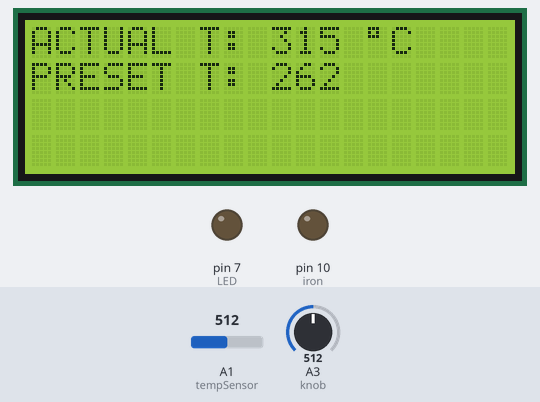
Recording of a sketch running on a simulated Arduino Uno, built with avr-gcc and run on an emulated ATmega328P. Parts: 20×4 character LCD, output pins drawn as LEDs (lit = HIGH). The inputs (shaded band) are chosen by the test bench; at power-on: A1 (tempSensor) = 512, A3 (knob) = 512. What the sketch prints to the serial monitor is not drawn.

Above: at 1.2 s.
1.3 s: A1 (tempSensor) set to 432
At 1.7 s:
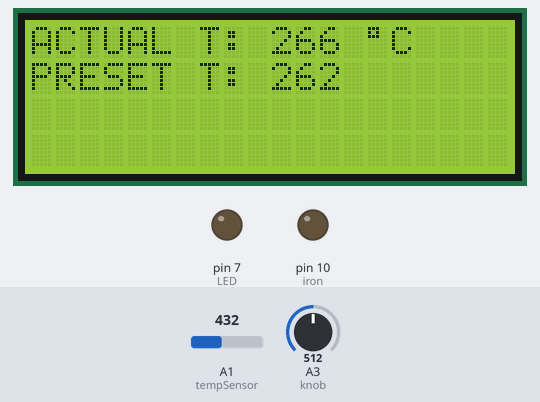
2.8 s: A1 (tempSensor) set to 416
At 3.6 s:
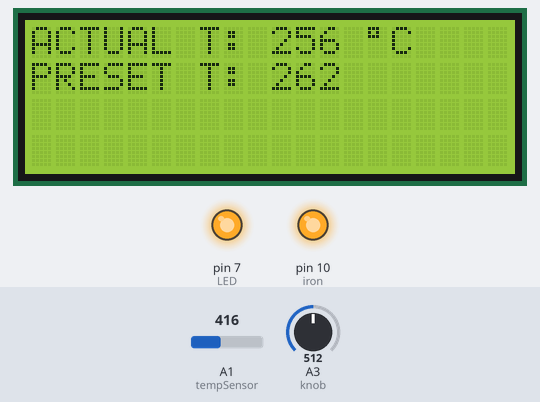
4.3 s: A3 (knob) set to 489
At 5.1 s:
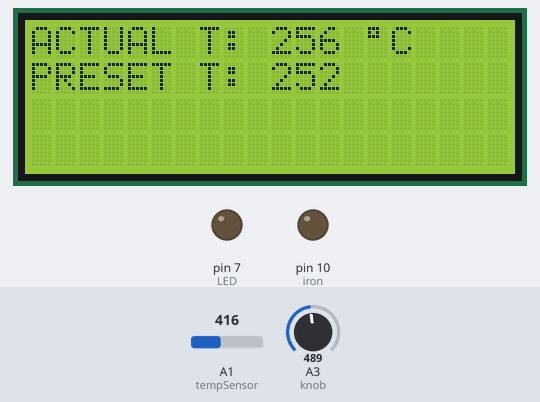
6.2 s: A3 (knob) set to 0
At 7.3 s:
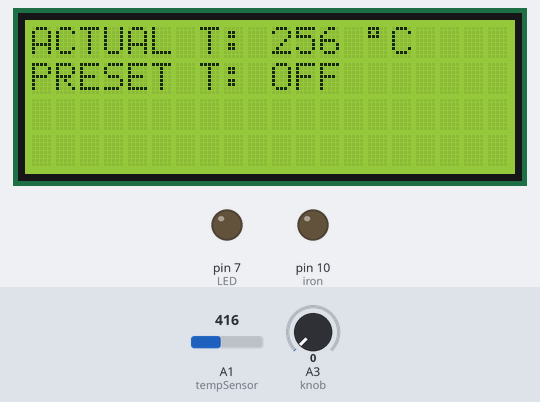
7.7 s: A1 (tempSensor) set to 44
At 8.6 s:
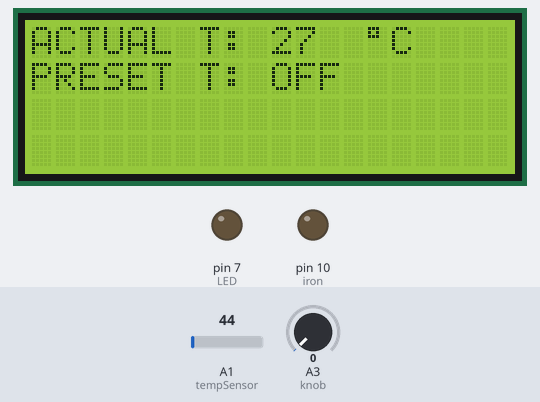
9.2 s: A1 (tempSensor) set to 35
At 10.3 s:
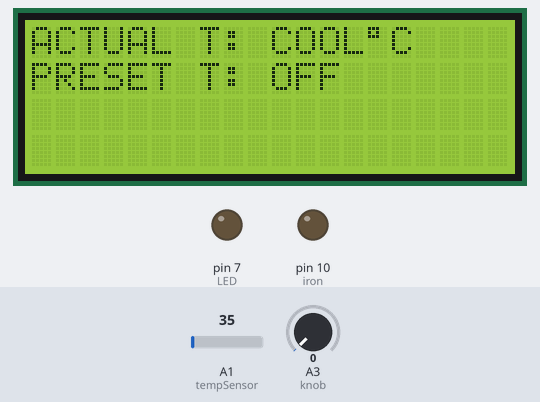
Timing chart, 0 to 11.7 s (numbered marks = the images above; inputs shaded):
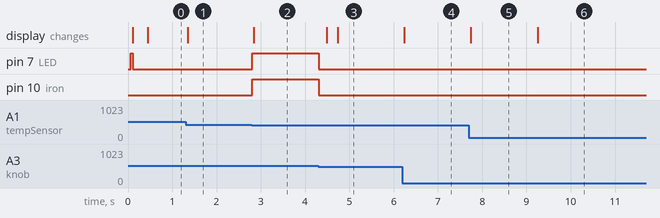

Measured:
- the behaviour switches between 423 and 422 on A1 (tempSensor) (found by bisection; images 1 and 2)
- the behaviour switches between 496 and 495 on A3 (knob) (found by bisection; images 2 and 3)
- the behaviour switches between 41 and 40 on A1 (tempSensor) (found by bisection; images 5 and 6)
- after the input at 1.3 s, the display: changes after 0.05 s (image 1)
- after the input at 2.8 s, pin 7 (LED), pin 10 (iron): LOW → HIGH at once; the display: changes at once (image 2)
- after the input at 4.3 s, pin 7 (LED), pin 10 (iron): HIGH → LOW at once; the display: first changes after 0.19 s (image 3 shows a later state)
- after the input at 6.2 s, the display: changes at once (image 4)
- after the input at 7.7 s, the display: changes at once (image 5)
- after the input at 9.2 s, the display: changes after 0.06 s (image 6)

The sketch:

hakko936.ino
```cpp
// Berreizeta Soldering station for A1322
#include <Wire.h>
#include <LiquidCrystal_I2C.h>
//LiquidCrystal_I2C lcd(0x27, 2, 1, 0, 4, 5, 6, 7, 3, POSITIVE);
// LiquidCrystal_I2C lcd(0x3F, 2, 1, 0, 4, 5, 6, 7, 3, POSITIVE);
LiquidCrystal_I2C lcd(0x27,20,4);
#define tempSensor A1 // A1
#define knob A3 // A3
#define iron 10 // D10
#define LED 7 // D5
//-------------------------------------------------------
int
Temp,
minTemp = 25, //Minimum aquired iron tip temp during testing (°C)
maxTemp = 500, //Maximum aquired iron tip temp during testing (°C)
minADC = 25, //Minimum aquired ADC value during minTemp testing
maxADC = 740, //Maximum aquired ADC value during minTemp testing
maxPWM = 255, //Maximum PWM Power
avgCounts = 20, //Number of avg samples
lcdInterval = 80, //LCD refresh rate (miliseconds)
pwm = 0, //System Variable
tempRAW = 0, //System Variable
knobRAW = 0, //System Variable
counter = 0, //System Variable
setTemp = 0, //System Variable
setTempAVG = 0, //System Variable
currentTempAVG = 0, //System Variable
previousMillis = 0; //System Variable
//------------------------
float
currentTemp = 0.0, //System Variable
store = 0.0, //System Variable
knobStore = 0.0; //System Variable
unsigned long currentMillis;
float X = 5.0 / 1023; // analog reading in volts based on 5 volt max
int i = 0;
int u = 0;
int value = 0;
int err = 0;
float temp = 0;
int samples = 1;
int units = 0;
int command = 0; // This is the command char, in ascii form, sent from the serial port
//--------------------------------------------------------------------------
void setup(){
Serial.begin(9600);
lcd.backlight();
lcd.init();
//lcd.begin(16,2);
lcd.clear();
digitalWrite(LED,HIGH);
pinMode(tempSensor,INPUT); //Set Temp Sensor pin as INPUT
pinMode(knob,INPUT); //Set Potentiometer Knob as INPUT
pinMode(iron,OUTPUT); //Set MOSFET PWM pin as OUTPUT
pinMode(LED,OUTPUT); //Set LED Status pin as OUTPUT
lcd.setCursor(0,1);lcd.print("PRESET T: ");
lcd.setCursor(0,0);lcd.print("ACTUAL T:");
lcd.setCursor(14,0);
lcd.print((char)223);
lcd.print("C");
//lcd.setCursor(14,1);
//lcd.print((char)223);
//lcd.print("C");
} // end setup
//---------------------------------------------------------------------
double Temp_Out(double Vin){ // calculates deg C from voltage for K thermocouple)
double Sum;
double a0 = 0;
double a1 = 2.5132785E-2;
double a2 = 6.0883423E-8;
double a3 = 5.5358209E-13;
double a4 = 9.3720918E-18;
Sum = a1 * Vin + a2* pow(Vin,2)+ a3* pow(Vin,3)+ a4* pow(Vin,4);
return Sum * 10000; //
}
//------------------------------------------------------------------------
void Average10() { // average 10 readings
float Ave;
int AveCt ;
AveCt = 0;
Ave = 0;
do {
Ave = Ave + analogRead(A1) ;
AveCt = AveCt + 1;
delay(1);
} while (AveCt < 10 ) ;
temp = (Ave / AveCt) / 408 ; // Convert to 5 volt reading to degrees F /204
temp = Temp_Out(temp);
}
//-----------------------------------------------------------------------
void loop(){
value = 0;
Average10(); // take averaged sample
knobRAW = analogRead(knob); //Get analog value of Potentiometer
setTemp = map(analogRead(knob), 0, 1023, minTemp, maxTemp); //Scale pot analog value into temp unit
//--------Get Average of Temp Sensor and Knob--------//
if (counter < avgCounts){ //Sum up temp and knob data samples
store = store + temp;
// store = store + currentTemp;
knobStore = knobStore + setTemp;
counter++;
}
else
{
currentTempAVG = (store / avgCounts) - 1; //Get temp mean (average)
setTempAVG = (knobStore / avgCounts); //Get knob - set temp mean (average)
knobStore = 0; //Reset storage variable
store = 0; //Reset storage variable
counter = 0; //Reset storage variable
}
//--------PWM Soldering Iron Power Control--------//
if (analogRead(knob) <= 10){ //Turn off iron when knob as at its lowest (iron shutdown)
digitalWrite(LED,LOW);
pwm = 0;
}
else if (temp <= setTemp - 2){ //Turn on iron when iron temp is lower than preset temp avec hystérésis
digitalWrite(LED,HIGH);
pwm = maxPWM;
}
else if (temp >= setTemp + 2){ //Turn off iron when iron temp is higher than preset temp avec hystérésis
digitalWrite(LED,LOW);
pwm = 0;
}
analogWrite(iron,pwm); //Apply the aquired PWM value from the three cases above
//--------Display Data------------------------------------------------
currentMillis = millis(); //Use and aquire millis function instead of using delay
if (currentMillis - previousMillis >= lcdInterval){ //LCD will only display new data ever n milisec intervals
previousMillis = currentMillis;

   if (analogRead(knob)== 0){
      lcd.setCursor(10,1);lcd.print("OFF ");
    Serial.println("PRESET: OFF");
   }
   else {
    if (setTempAVG < 100 ){
       lcd.setCursor(12,1);lcd.print(" ");
   }
      lcd.setCursor(10,1);
      lcd.print(setTempAVG);
    Serial.print("PRESET: ");
    Serial.println(setTempAVG);
   }
   if (temp < minTemp){
      lcd.setCursor(10,0);
      lcd.print("COOL");
   Serial.println("TEMP : COOL");
   }
  else
  {
   if (temp < 100 ){
    lcd.setCursor(12,0);
    lcd.print(" ");
  }
    lcd.setCursor(10,0);
    lcd.print(int(temp));
  Serial.print("TEMP : ");
  Serial.println(int(temp));
  Serial.println();
}
}
} // end loop
//----------------------------------------------------------------------
```
